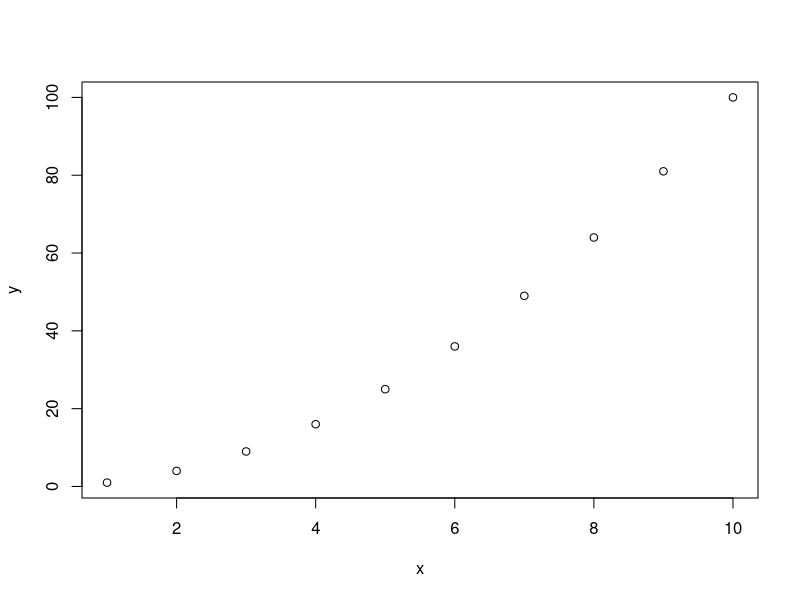
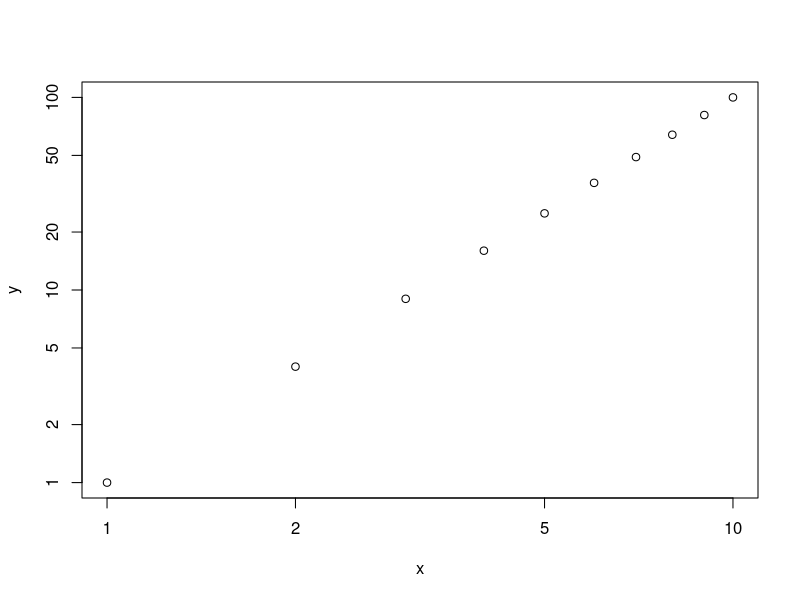

Source code (R) for these figures, in order: (Note: this script raises an error after producing the figures.)

# 12a ####

# Prints 2^3
Power = function() {
  # 2^3
  x = 2
  a = 3
  total = 1
  for (i in 1:a) {
    total = total * x
  }
  
  print(total)
}
Power()


# 12b ####

Power2 = function(x, a) {
  
  total = 1
  for (i in 1:a) {
    total = total * x
  }
  
  print(total)
}

# 12c ####

Power2(10,3); 10^3
Power2(8, 17); 8^17
Power2(131,3); 131^3



# 12d ####

Power3_old = function(x, a) {
  
  total = 1
  for (i in 1:a) {
    total = total * x
  }
  
  return(total)
}

Power3 = function(x, a) {
  result = x^a
  return(result)
}

x = Power3(2,3); x
Power3_old(1:10, 2)

# 12e: ####

x = 1:10
y = Power3(x, 2)
plot(x,y)
plot(x,y, log = "xy")

# 12f: ####


PlotPower = function(x, a) {
  plot(x, Power(x, a), xlab = "PlotPower")
  
}

PlotPower(1:10 ,3)
